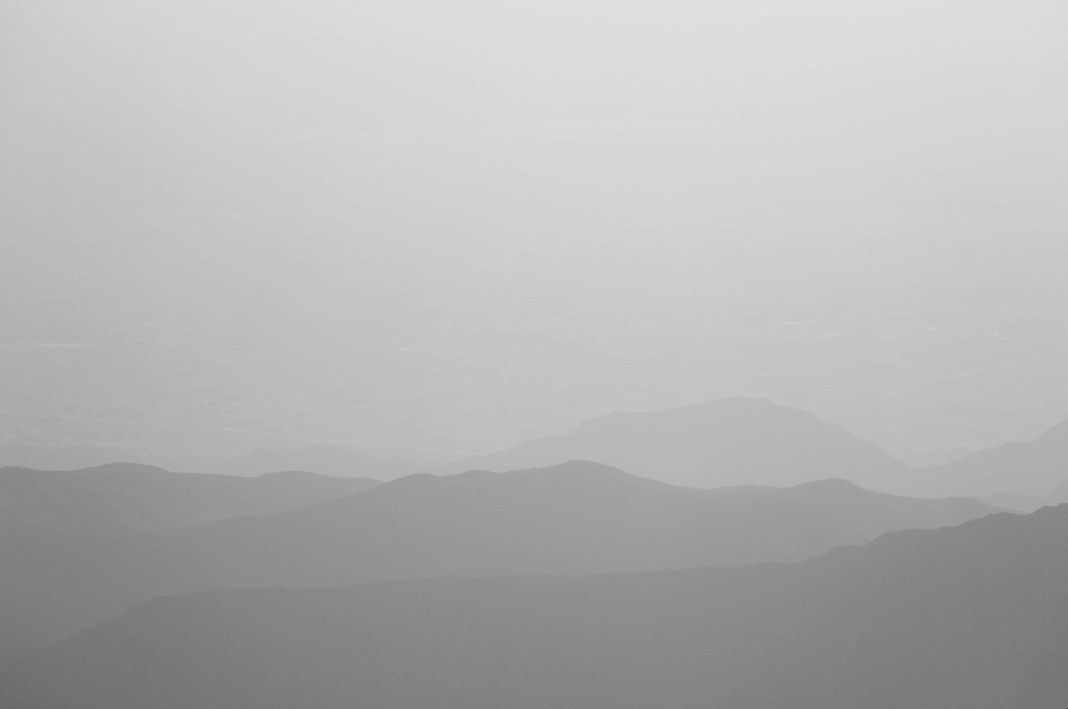
#> input picture image_processing/02_equalizer/image_for_equalizer.png, 1068 x 709 px
$ python gradients.py
#> lines starting #> are read from the running program, lines starting #| are printed output that depends on the picture
import cv2
import numpy as np
import matplotlib.pyplot as plt

im = cv2.imread('image_for_equalizer.png', 0)
#> im is the input picture: shape (709, 1068); min 52, max 225, mean 180.2
h, w = im.shape
#> h = 709; w = 1068

# Градиенты от 0 до 1.
horizontal = np.tile(np.linspace(0, 1, w), (h, 1))
vertical = np.tile(np.linspace(0, 1, h).reshape(h, 1), (1, w))
diagonal = (horizontal + vertical) / 2

for i, mask in enumerate([horizontal, vertical, diagonal]):
    # Умножение меняет контраст, прибавление — яркость.
    result = im * (0.5 + mask) + 80 * mask - 40
    result = np.clip(result, 0, 255).astype(np.uint8)

    plt.subplot(1, 3, i + 1)
    plt.imshow(result, cmap='gray', vmin=0, vmax=255)
    plt.title(['Горизонталь', 'Вертикаль', 'Диагональ'][i])
    plt.axis('off')
#> this loop made 3 passes
#> pass 1, `result = im * (0.5 + mask) + 80 * mask - 40`:
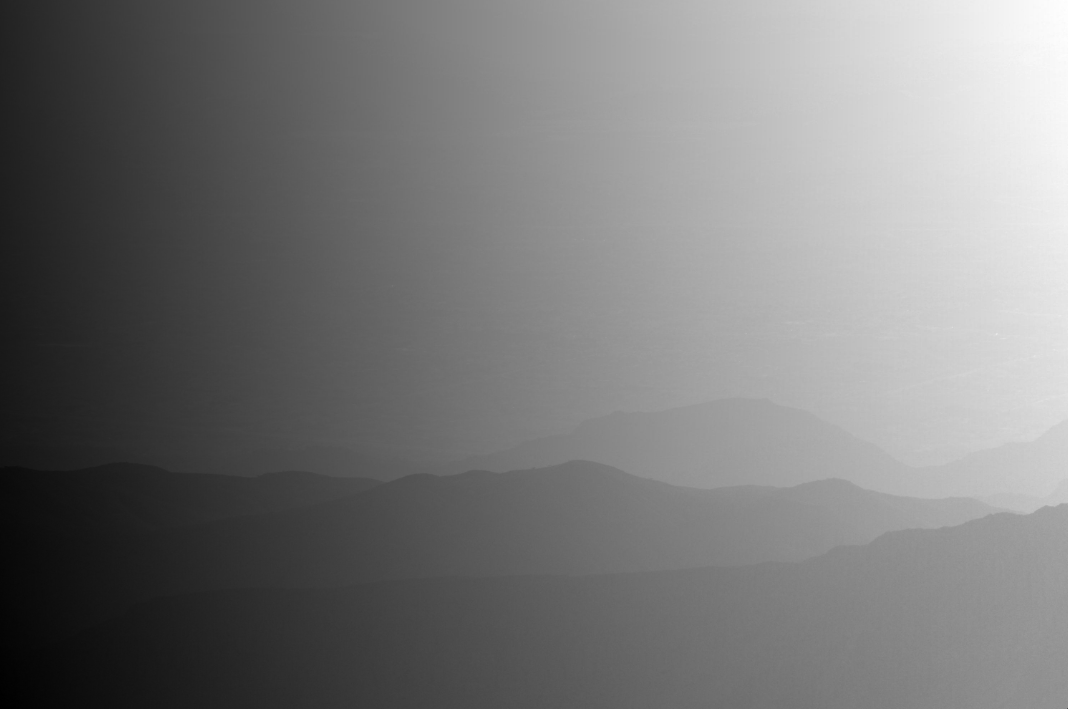
#> result: shape (709, 1068) float64; min 12.5, max 368.9, mean 181.3; drawn with min black and max white
#> pass 1, `result = np.clip(result, 0, 255).astype(np.uint8)`:
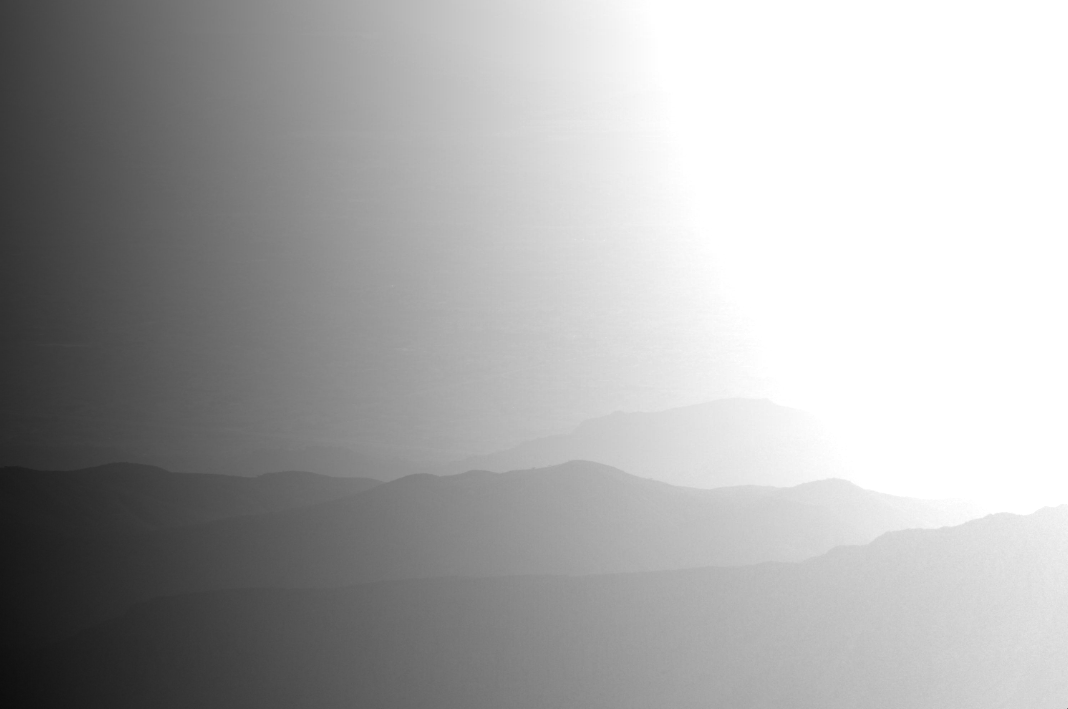
#> result: shape (709, 1068); min 12, max 255, mean 170.9
#> pass 2, `result = im * (0.5 + mask) + 80 * mask - 40`:
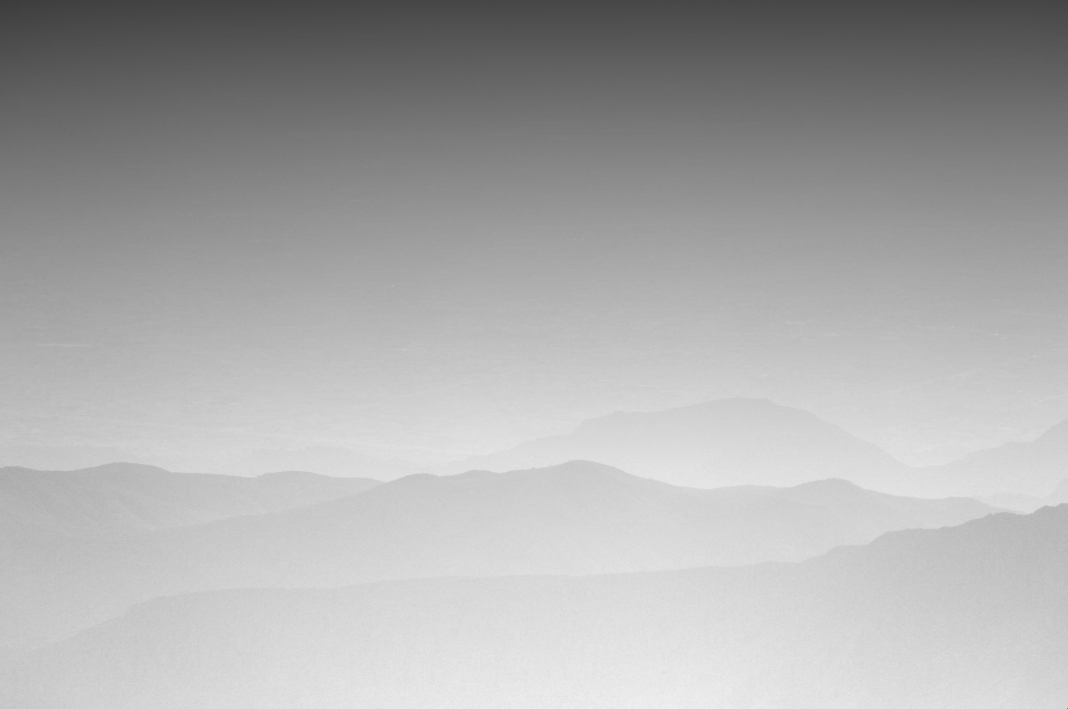
#> result: shape (709, 1068) float64; min 60.5, max 241, mean 171.4

plt.show()
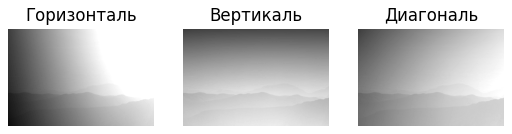
#> figure drawn by matplotlib, 3 panels
